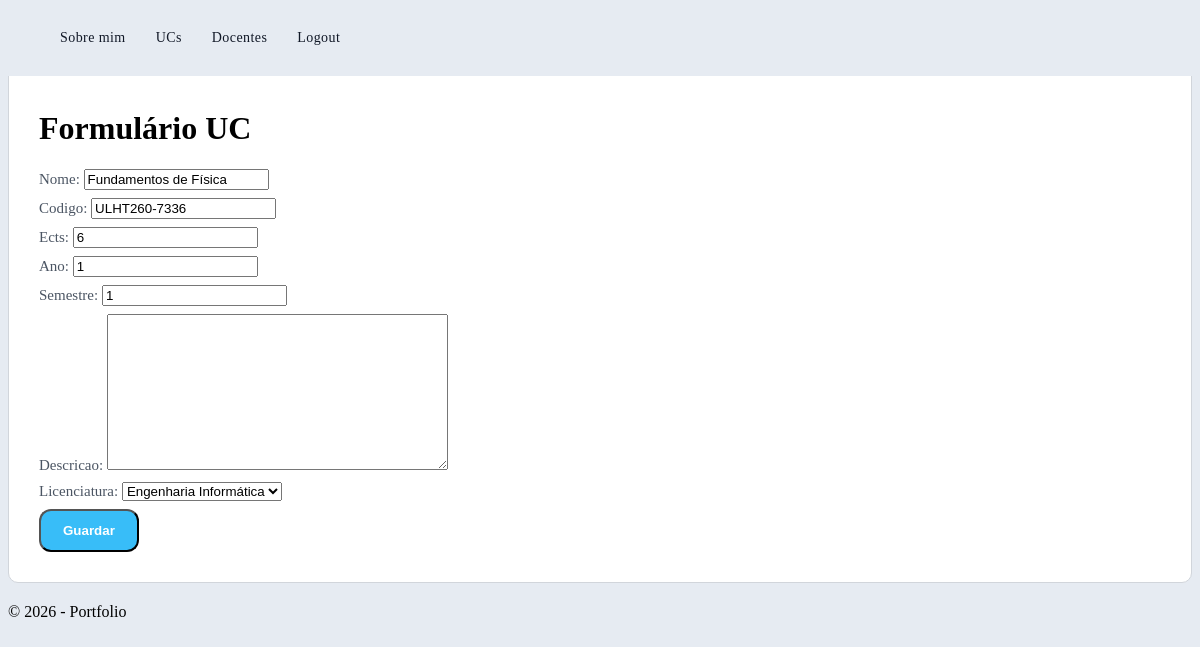
/ucs/editar/36/ (signed in), run on the app's committed database.
### portfolio/models.py (models this page shows, shortened)
class UnidadeCurricular(models.Model):
    nome = models.CharField(max_length=200)
    codigo = models.CharField(max_length=20)
    ects = models.IntegerField()
    ano = models.IntegerField(null=True)
    semestre = models.IntegerField()
    descricao = models.TextField(blank=True)
    licenciatura = models.ForeignKey(Licenciatura, on_delete=models.CASCADE)

class Licenciatura(models.Model):
    nome = models.CharField(max_length=200)
    sigla = models.CharField(max_length=20)
    instituicao = models.CharField(max_length=200)
    descricao = models.TextField(blank=True)
    ano_inicio = models.IntegerField(blank=True, null=True)
    def __str__(self):
        return self.nome

### portfolio/views.py (the view)
@login_required
def editar_uc(request, id):
    if not is_gestor(request.user):
        return HttpResponseForbidden()
    uc = get_object_or_404(
        UnidadeCurricular,
        id=id
    )
    form = UnidadeCurricularForm(
        request.POST or None,
        request.FILES or None,
        instance=uc
    )
    if form.is_valid():
        form.save()
        return redirect('ucs')
    return render(
        request,
        'portfolio/crud/uc_form.html',
        {
            'form': form,
            'uc': uc
        }
    )

### portfolio/forms.py
class UnidadeCurricularForm(forms.ModelForm):
    class Meta:
        model = UnidadeCurricular
        fields = '__all__'

### portfolio/views.py (called while the page is built)
def is_gestor(user):
    return user.groups.filter(
        name='gestor_portfolio'
    ).exists()

### portfolio/templates/portfolio/crud/uc_form.html (shortened to what this page needs)
{% extends 'portfolio/base.html' %}
{% block content %}
<div class="card">
<h1>Formulário UC</h1>
<form method="POST" enctype="multipart/form-data">
    {{ form.as_p }}
    <button type="submit" class="btn">
        Guardar
    </button>
</form>
</div>
{% endblock %}

### portfolio/static/portfolio/styles.css (style rules this page uses)
body { background:#e6ebf2; }
.card { background:white; border-radius:10px; padding:30px; margin-bottom:20px; border:1px solid #d1d5db; transition:all 0.2s ease; }
.card p { margin:8px 0; font-size:15px; color:#4b5563; }
.btn { display: inline-block; padding: 12px 22px; background-color: #38bdf8; color: white; text-decoration: none; border-radius: 12px; font-weight: bold; margin-right: 10px; transition: 0.3s; }
.btn, .btn:visited, .btn:focus { color:white !important; }

### data on the page
UnidadeCurricular: nome "Fundamentos de Física", codigo "ULHT260-7336", ects "6", ano "1", semestre "1", licenciatura "Engenharia Informática"
